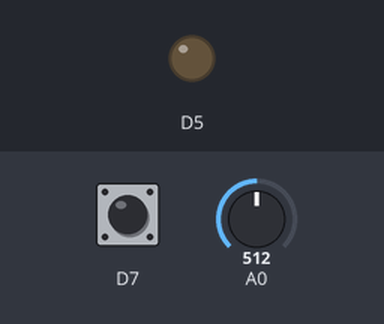
Recording of a sketch running on a simulated ESP8266 (Wemos D1 mini). Parts: output pins drawn as LEDs (lit = HIGH). The test bench sets the inputs (shaded band); at power-on: D7 LOW, A0 = 512. What the sketch prints to the serial monitor is not drawn.

Above: at 1.2 s.
1.3 s: D7 pulsed HIGH 5 times (0.12 s each, 0.3 s apart)
At 3.6 s:
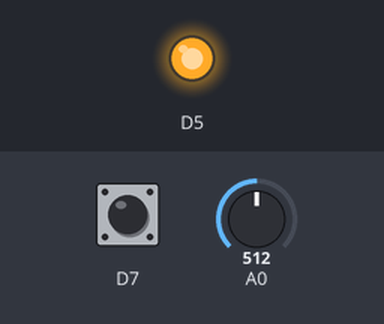
4.3 s: D7 driven HIGH
At 5.0 s:
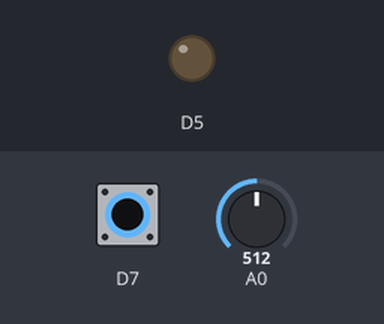
Timing chart, 0 to 7.3 s (numbered marks = the images above; inputs shaded):
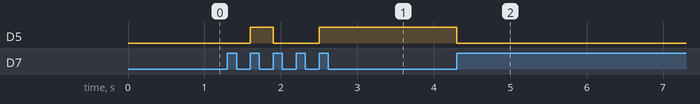

Measured:
- after the input at 1.3 s, D5: LOW → HIGH after 0.30 s, → LOW 0.30 s later, → HIGH 0.60 s later
- after the input at 4.3 s, D5: HIGH → LOW at once

The sketch:

Wemos.ino
```cpp
#include <Wire.h>

int bState;
int bStateOld;
int LEDstate;

int lightValue;
int lightValueOld;

#define I2C_SDL    D1
#define I2C_SDA    D2

void setup(void) {
  pinMode(D5, OUTPUT);
  pinMode(D7, INPUT);
  pinMode(A0, INPUT);

  Wire.begin();
  Serial.begin(115200);


}
 int delayval = 500; // delay for half a second
 // For a set of NeoPixels the first NeoPixel is 0, second is 1, all the way up to the count of pixels minus one.


unsigned int outputs=0;
void loop(void) {
  bState = digitalRead(D7);
  lightValue = analogRead(A0);

  if (lightValue != lightValueOld) {
  Serial.println(lightValue);
  }

  lightValueOld = lightValue;

  if(lightValue < 400 && LEDstate == 1 || LEDstate == 2) {
    digitalWrite(D5, HIGH);
  } else {
    digitalWrite(D5, LOW);
  }

  if(bStateOld == LOW && bState == HIGH) {
    if(LEDstate == 0) {
      //digitalWrite(D5, HIGH);
      LEDstate = 1;
    } else if (LEDstate == 1) {
      //digitalWrite(D5, LOW);
      LEDstate = 2;
    } else {
      LEDstate = 0;
    }
  }

  bStateOld = bState;


}
```
